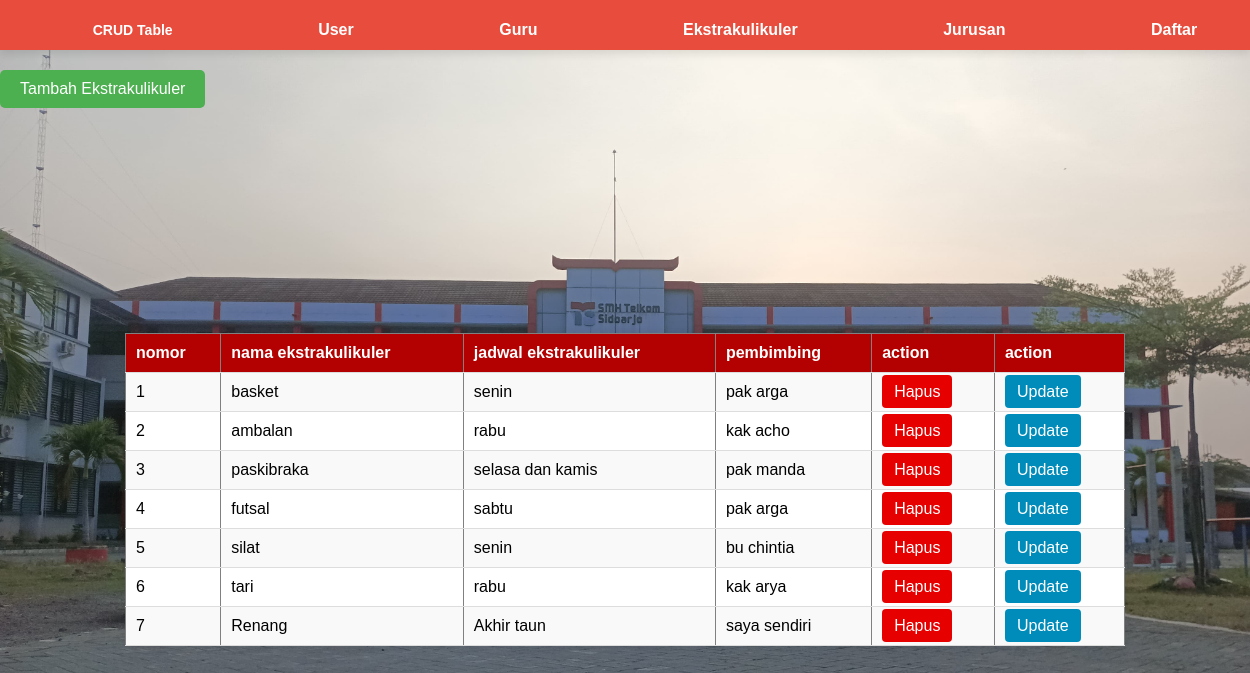
/admin/ekstrakulikuler.php, run on the app's committed database.
### tables this page shows
CREATE TABLE `ekstrakulikuler` (
  `id_ekstrakulikuler` int(10) NOT NULL,
  `nama_ekstrakulikuler` varchar(10) NOT NULL,
  `jadwal_ekstrakulikuler` varchar(30) NOT NULL,
  `pembimbing` varchar(20) NOT NULL
);

### admin/ekstrakulikuler.php (the view, shortened to what this page needs)
<!DOCTYPE html>
<html lang="en">
<head>
<link rel="stylesheet" href="index.css">
<link rel="stylesheet" href="buat tombol.css">
</head>
<body>
  <nav>
    <div class="navbar">
      <ul>
        <li><h2>CRUD Table</h2></li>
        <li><a href="index.php">User</a></li>
        <li><a href="guru.php">Guru</a></li>
        <li><a href="ekstrakulikuler.php">Ekstrakulikuler</a></li>
        <li><a href="jurusan.php">Jurusan</a></li>
        <li><a href="siswa.php">Daftar</a></li>
      </ul>
    </div>
  </nav>
  <div class="container">
    <a href="tambahekstrakulikuler.php" class="btn-tambah">Tambah Ekstrakulikuler</a> <table border="1" class="table">
      <tr>
        <th>nomor</th>
        <th>nama ekstrakulikuler</th>
        <th>jadwal ekstrakulikuler</th>
        <th>pembimbing</th>
        <th>action</th>
        <th>action</th>
      </tr>
      <?php
        $nomor = 1;
        include '../koneksi.php';
        $query_mysql = mysqli_query($mysqli, "SELECT * FROM ekstrakulikuler") or die(mysqli_error());
        while($data = mysqli_fetch_array($query_mysql)){
      ?>
        <tr>
          <td><?php echo $nomor++; ?></td>
          <td><?php echo $data['nama_ekstrakulikuler']; ?></td>
          <td><?php echo $data['jadwal_ekstrakulikuler']; ?></td>
          <td><?php echo $data['pembimbing']; ?></td>
          <td><a href="deleteekstrakulikuler.php?id=<?php echo $data['id_ekstrakulikuler']; ?>" class="btn-hapus">Hapus</a></td>
          <td><a href="editekstrakulikuler.php?id=<?php echo $data['id_ekstrakulikuler']; ?>" class="btn-update">Update</a></td>
        </tr>
      <?php } ?>
    </table>
  </div>
</body>
</html>

### admin/index.css (style rules this page uses)
body { font-family: Arial, sans-serif; background-image: url(background\ telkom.jpg); padding: 0 0 80px 0; background-size: cover; background-position: center; background-repeat: no-repeat; margin: 0; padding: 0; }
nav { background-color: #e74c3c; box-shadow: 0 4px 8px rgba(0, 0, 0, 0.1); height: 50px; }
.navbar { width: 100%; margin: 0 auto; padding: 0 20px; }
.navbar ul li h2 { color: #fff; font-family: Arial, Helvetica, sans-serif; font-size: 14px; padding: 10px 20px; }
nav ul { list-style: none; padding: 0; margin: 0; display: flex; justify-content: space-around; align-items: center; }
nav ul li { display: inline; }
nav ul li a { padding: 10px 20px 10px 20px; text-decoration: none; color: white; font-weight: bold; transition: background-color 0.3s ease; }
table { width: 80%; border-collapse: collapse; margin: 225px auto; background-color: white; box-shadow: 0 0 10px rgba(0, 0, 0, 0.1); justify-items: center; }
th, td { padding: 10px; text-align: left; border-bottom: 1px solid #ddd; }
th { background-color: #b30000; color: white; }
tr:nth-child(even) { background-color: #f9f9f9; }
a { text-decoration: none; padding: 8px 12px; border-radius: 4px; color: white; }
.btn-hapus { background-color: #e60000; }
.btn-update { background-color: #008CBA; }

### admin/buat tombol.css (style rules this page uses)
.btn-tambah { display: inline-block; padding: 10px 20px; background-color: #4CAF50; color: white; text-decoration: none; border: none; border-radius: 5px; cursor: pointer; }

### data on the page
ekstrakulikuler: nama_ekstrakulikuler "basket", jadwal_ekstrakulikuler "senin", pembimbing "pak arga"
ekstrakulikuler: nama_ekstrakulikuler "ambalan", jadwal_ekstrakulikuler "rabu", pembimbing "kak acho"
ekstrakulikuler: nama_ekstrakulikuler "paskibraka", jadwal_ekstrakulikuler "selasa dan kamis", pembimbing "pak manda"
ekstrakulikuler: nama_ekstrakulikuler "futsal", jadwal_ekstrakulikuler "sabtu", pembimbing "pak arga"
ekstrakulikuler: nama_ekstrakulikuler "silat", jadwal_ekstrakulikuler "senin", pembimbing "bu chintia"
ekstrakulikuler: nama_ekstrakulikuler "tari", jadwal_ekstrakulikuler "rabu", pembimbing "kak arya"
ekstrakulikuler: nama_ekstrakulikuler "Renang", jadwal_ekstrakulikuler "Akhir taun", pembimbing "saya sendiri"
